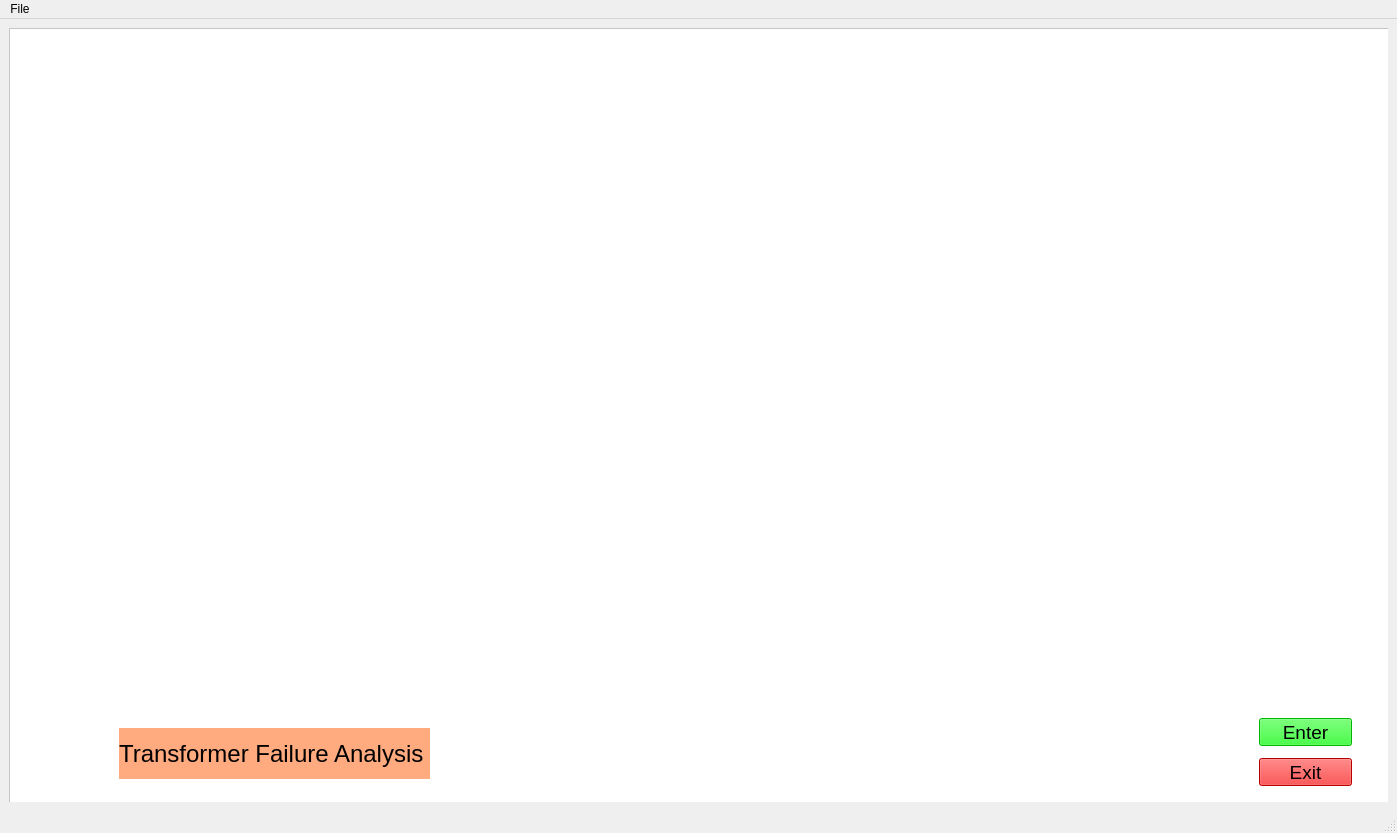
<?xml version="1.0" encoding="UTF-8"?>
<ui version="4.0">
 <class>MainWindow</class>
 <widget class="QMainWindow" name="MainWindow">
  <property name="geometry">
   <rect>
    <x>0</x>
    <y>0</y>
    <width>1397</width>
    <height>833</height>
   </rect>
  </property>
  <property name="windowTitle">
   <string>Intelligent Failure Analysis</string>
  </property>
  <widget class="QWidget" name="centralwidget">
   <layout class="QGridLayout" name="gridLayout">
    <item row="0" column="0">
     <widget class="QStackedWidget" name="stackedWidget">
      <property name="styleSheet">
       <string notr="true">background-color: rgb(255, 255, 255);</string>
      </property>
      <property name="currentIndex">
       <number>0</number>
      </property>
      <widget class="QWidget" name="page1">
       <property name="styleSheet">
        <string notr="true"/>
       </property>
       <widget class="QLabel" name="Trans_Text">
        <property name="geometry">
         <rect>
          <x>110</x>
          <y>700</y>
          <width>311</width>
          <height>51</height>
         </rect>
        </property>
        <property name="font">
         <font>
          <pointsize>18</pointsize>
         </font>
        </property>
        <property name="styleSheet">
         <string notr="true">background-color: rgb(255, 170, 127);</string>
        </property>
        <property name="text">
         <string>Transformer Failure Analysis</string>
        </property>
       </widget>
       <widget class="QPushButton" name="Enter_Button">
        <property name="geometry">
         <rect>
          <x>1250</x>
          <y>690</y>
          <width>93</width>
          <height>28</height>
         </rect>
        </property>
        <property name="font">
         <font>
          <pointsize>14</pointsize>
         </font>
        </property>
        <property name="styleSheet">
         <string notr="true">background-color: rgb(0, 255, 0);</string>
        </property>
        <property name="text">
         <string>Enter</string>
        </property>
       </widget>
       <widget class="QPushButton" name="Exit_Button">
        <property name="geometry">
         <rect>
          <x>1250</x>
          <y>730</y>
          <width>93</width>
          <height>28</height>
         </rect>
        </property>
        <property name="font">
         <font>
          <pointsize>14</pointsize>
         </font>
        </property>
        <property name="styleSheet">
         <string notr="true">background-color: rgb(255, 0, 0);</string>
        </property>
        <property name="text">
         <string>Exit</string>
        </property>
       </widget>
       <widget class="QGraphicsView" name="graphicsView2">
        <property name="geometry">
         <rect>
          <x>0</x>
          <y>0</y>
          <width>1451</width>
          <height>821</height>
         </rect>
        </property>
        <property name="styleSheet">
         <string notr="true">border-image: url(:/page1/f8cdd0076ceed5e7ff3bd452c8a3779d.jpg);</string>
        </property>
       </widget>
       <zorder>graphicsView2</zorder>
       <zorder>Trans_Text</zorder>
       <zorder>Enter_Button</zorder>
       <zorder>Exit_Button</zorder>
      </widget>
      <widget class="QWidget" name="page2">
       <property name="styleSheet">
        <string notr="true"/>
       </property>
       <widget class="QPushButton" name="Prev_butt">
        <property name="geometry">
         <rect>
          <x>0</x>
          <y>740</y>
          <width>111</width>
          <height>31</height>
         </rect>
        </property>
        <property name="font">
         <font>
          <pointsize>14</pointsize>
         </font>
        </property>
        <property name="styleSheet">
         <string notr="true">background-color: rgb(255, 0, 0);</string>
        </property>
        <property name="text">
         <string>Previous</string>
        </property>
       </widget>
       <widget class="QPushButton" name="Next_butt">
        <property name="geometry">
         <rect>
          <x>1280</x>
          <y>740</y>
          <width>93</width>
          <height>28</height>
         </rect>
        </property>
        <property name="font">
         <font>
          <pointsize>14</pointsize>
         </font>
        </property>
        <property name="styleSheet">
         <string notr="true">background-color: rgb(0, 255, 0);</string>
        </property>
        <property name="text">
         <string>Next</string>
        </property>
       </widget>
       <widget class="QGraphicsView" name="graphicsView">
        <property name="geometry">
         <rect>
          <x>110</x>
          <y>140</y>
          <width>541</width>
          <height>351</height>
         </rect>
        </property>
        <property name="minimumSize">
         <size>
          <width>256</width>
          <height>211</height>
         </size>
        </property>
        <property name="styleSheet">
         <string notr="true">border-image: url(:/page2.2/large_thumbnail.jpg);</string>
        </property>
       </widget>
       <widget class="QGraphicsView" name="graphicsView_2">
        <property name="geometry">
         <rect>
          <x>740</x>
          <y>360</y>
          <width>441</width>
          <height>321</height>
         </rect>
        </property>
        <property name="mouseTracking">
         <bool>false</bool>
        </property>
        <property name="styleSheet">
         <string notr="true"/>
        </property>
        <property name="interactive">
         <bool>true</bool>
        </property>
        <property name="dragMode">
         <enum>QGraphicsView::NoDrag</enum>
        </property>
       </widget>
       <widget class="QCheckBox" name="checkBox">
        <property name="geometry">
         <rect>
          <x>1240</x>
          <y>220</y>
          <width>81</width>
          <height>31</height>
         </rect>
        </property>
        <property name="text">
         <string>Power</string>
        </property>
        <property name="checked">
         <bool>false</bool>
        </property>
        <property name="tristate">
         <bool>false</bool>
        </property>
       </widget>
       <widget class="QCheckBox" name="checkBox_2">
        <property name="geometry">
         <rect>
          <x>1240</x>
          <y>260</y>
          <width>81</width>
          <height>31</height>
         </rect>
        </property>
        <property name="text">
         <string>Current</string>
        </property>
       </widget>
       <widget class="QCheckBox" name="checkBox_3">
        <property name="geometry">
         <rect>
          <x>1240</x>
          <y>300</y>
          <width>81</width>
          <height>31</height>
         </rect>
        </property>
        <property name="text">
         <string>Voltage</string>
        </property>
       </widget>
       <widget class="QGraphicsView" name="graphicsView_3">
        <property name="geometry">
         <rect>
          <x>740</x>
          <y>30</y>
          <width>441</width>
          <height>321</height>
         </rect>
        </property>
        <property name="styleSheet">
         <string notr="true"/>
        </property>
       </widget>
       <widget class="QPushButton" name="Load_Data">
        <property name="geometry">
         <rect>
          <x>620</x>
          <y>720</y>
          <width>131</width>
          <height>41</height>
         </rect>
        </property>
        <property name="font">
         <font>
          <pointsize>11</pointsize>
         </font>
        </property>
        <property name="styleSheet">
         <string notr="true">background-color: rgb(255, 170, 127);</string>
        </property>
        <property name="text">
         <string>Load Data</string>
        </property>
       </widget>
       <widget class="QPushButton" name="Enlarge_Graph_1">
        <property name="geometry">
         <rect>
          <x>1240</x>
          <y>350</y>
          <width>91</width>
          <height>31</height>
         </rect>
        </property>
        <property name="text">
         <string>Enlarge Graph 1</string>
        </property>
       </widget>
       <widget class="QPushButton" name="Enlarge_Graph_2">
        <property name="geometry">
         <rect>
          <x>1240</x>
          <y>400</y>
          <width>91</width>
          <height>31</height>
         </rect>
        </property>
        <property name="text">
         <string>Enlarge Graph 2</string>
        </property>
       </widget>
      </widget>
      <widget class="QWidget" name="page3">
       <widget class="QPushButton" name="Exit2_butt">
        <property name="geometry">
         <rect>
          <x>1110</x>
          <y>720</y>
          <width>261</width>
          <height>41</height>
         </rect>
        </property>
        <property name="font">
         <font>
          <pointsize>20</pointsize>
         </font>
        </property>
        <property name="styleSheet">
         <string notr="true">background-color: rgb(255, 0, 0);</string>
        </property>
        <property name="text">
         <string>Exit Programme</string>
        </property>
       </widget>
       <widget class="QPushButton" name="pushButton">
        <property name="geometry">
         <rect>
          <x>0</x>
          <y>720</y>
          <width>121</width>
          <height>41</height>
         </rect>
        </property>
        <property name="font">
         <font>
          <pointsize>18</pointsize>
         </font>
        </property>
        <property name="styleSheet">
         <string notr="true">background-color: rgb(255, 0, 0);</string>
        </property>
        <property name="text">
         <string>Previous</string>
        </property>
       </widget>
      </widget>
     </widget>
    </item>
   </layout>
  </widget>
  <widget class="QMenuBar" name="menubar">
   <property name="geometry">
    <rect>
     <x>0</x>
     <y>0</y>
     <width>1397</width>
     <height>21</height>
    </rect>
   </property>
   <widget class="QMenu" name="menuFile">
    <property name="title">
     <string>File</string>
    </property>
    <addaction name="actionOpen"/>
    <addaction name="actionExit"/>
   </widget>
   <addaction name="menuFile"/>
  </widget>
  <widget class="QStatusBar" name="statusbar"/>
  <action name="actionOpen">
   <property name="text">
    <string>Open</string>
   </property>
  </action>
  <action name="actionExit">
   <property name="text">
    <string>Exit</string>
   </property>
  </action>
 </widget>
 <resources>
  <include location="Photo.qrc"/>
 </resources>
 <connections/>
</ui>
